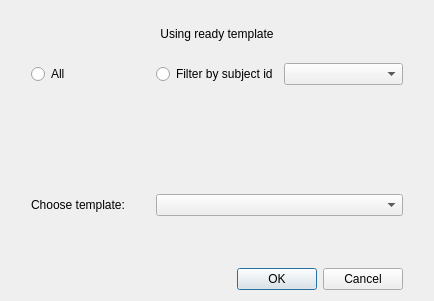
<?xml version="1.0" encoding="UTF-8"?>
<ui version="4.0">
 <class>Dialog</class>
 <widget class="QDialog" name="Dialog">
  <property name="geometry">
   <rect>
    <x>0</x>
    <y>0</y>
    <width>434</width>
    <height>301</height>
   </rect>
  </property>
  <property name="windowTitle">
   <string>Dialog</string>
  </property>
  <layout class="QGridLayout" name="gridLayout">
   <item row="0" column="0">
    <layout class="QGridLayout" name="central_gridLayout" rowstretch="2,1,2,2,100,2,0" columnstretch="1,1,1" rowminimumheight="0,0,0,0,0,0,0" columnminimumwidth="0,0,0">
     <property name="sizeConstraint">
      <enum>QLayout::SetDefaultConstraint</enum>
     </property>
     <property name="leftMargin">
      <number>20</number>
     </property>
     <property name="rightMargin">
      <number>20</number>
     </property>
     <item row="4" column="1" colspan="2">
      <widget class="QComboBox" name="templates_comboBox"/>
     </item>
     <item row="0" column="0" colspan="3">
      <widget class="QLabel" name="header_label">
       <property name="styleSheet">
        <string notr="true">font: 22pt &quot;Gabriola&quot;;</string>
       </property>
       <property name="text">
        <string>Using ready template</string>
       </property>
       <property name="alignment">
        <set>Qt::AlignCenter</set>
       </property>
      </widget>
     </item>
     <item row="4" column="0">
      <widget class="QLabel" name="choose_template_label">
       <property name="styleSheet">
        <string notr="true">font: 12pt &quot;Gabriola&quot;;</string>
       </property>
       <property name="text">
        <string>Choose template:</string>
       </property>
      </widget>
     </item>
     <item row="1" column="1">
      <widget class="QRadioButton" name="filter_by_subject_id_radioButton">
       <property name="styleSheet">
        <string notr="true">font: 12pt &quot;Gabriola&quot;;</string>
       </property>
       <property name="text">
        <string>Filter by subject id</string>
       </property>
      </widget>
     </item>
     <item row="1" column="2">
      <widget class="QComboBox" name="subject_id_comboBox"/>
     </item>
     <item row="1" column="0">
      <widget class="QRadioButton" name="all_radioButton">
       <property name="styleSheet">
        <string notr="true">font: 12pt &quot;Gabriola&quot;;</string>
       </property>
       <property name="text">
        <string>All</string>
       </property>
      </widget>
     </item>
     <item row="5" column="1" colspan="2">
      <spacer name="verticalSpacer">
       <property name="orientation">
        <enum>Qt::Vertical</enum>
       </property>
       <property name="sizeHint" stdset="0">
        <size>
         <width>20</width>
         <height>40</height>
        </size>
       </property>
      </spacer>
     </item>
     <item row="6" column="1" colspan="2">
      <widget class="QDialogButtonBox" name="buttonBox">
       <property name="orientation">
        <enum>Qt::Horizontal</enum>
       </property>
       <property name="standardButtons">
        <set>QDialogButtonBox::Cancel|QDialogButtonBox::Ok</set>
       </property>
      </widget>
     </item>
     <item row="2" column="1" rowspan="2">
      <spacer name="verticalSpacer_2">
       <property name="orientation">
        <enum>Qt::Vertical</enum>
       </property>
       <property name="sizeHint" stdset="0">
        <size>
         <width>20</width>
         <height>10</height>
        </size>
       </property>
      </spacer>
     </item>
    </layout>
   </item>
  </layout>
 </widget>
 <resources/>
 <connections>
  <connection>
   <sender>buttonBox</sender>
   <signal>accepted()</signal>
   <receiver>Dialog</receiver>
   <slot>accept()</slot>
   <hints>
    <hint type="sourcelabel">
     <x>248</x>
     <y>254</y>
    </hint>
    <hint type="destinationlabel">
     <x>157</x>
     <y>274</y>
    </hint>
   </hints>
  </connection>
  <connection>
   <sender>buttonBox</sender>
   <signal>rejected()</signal>
   <receiver>Dialog</receiver>
   <slot>reject()</slot>
   <hints>
    <hint type="sourcelabel">
     <x>316</x>
     <y>260</y>
    </hint>
    <hint type="destinationlabel">
     <x>286</x>
     <y>274</y>
    </hint>
   </hints>
  </connection>
 </connections>
</ui>
